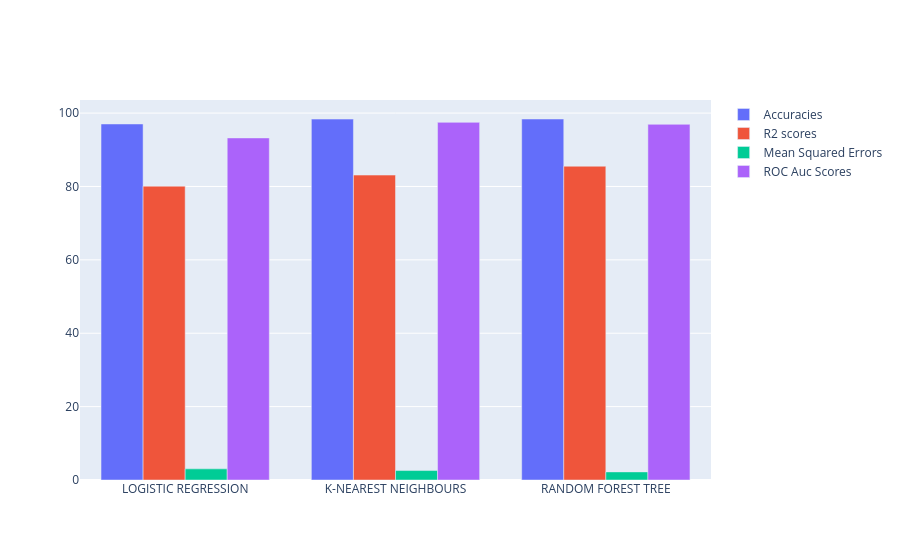

Source (notebook cell):
### Code cell
import plotly.graph_objects as go
Algos=list(roc_auc_scores.keys())

fig = go.Figure(data=[
    go.Bar(name='Accuracies', x=Algos, y=list(accuracies.values())),
    go.Bar(name='R2 scores', x=Algos, y=list(r2_scores.values())),
    go.Bar(name='Mean Squared Errors', x=Algos, y=list(mean_squared_errors.values())),
    go.Bar(name='ROC Auc Scores', x=Algos, y=list(roc_auc_scores.values()))
])
# Change the bar mode
fig.update_layout(barmode='group')
fig.show()

### Figure 1 — Plotly figure (JSON) as saved in the notebook; plotly's stock layout.template omitted (floating-point values rounded to 4 significant figures)
{"data": [{"name": "Accuracies", "type": "bar", "x": ["LOGISTIC REGRESSION", "K-NEAREST NEIGHBOURS", "RANDOM FOREST TREE"], "y": [97.03, 98.37, 98.39]}, {"name": "R2 scores", "type": "bar", "x": ["LOGISTIC REGRESSION", "K-NEAREST NEIGHBOURS", "RANDOM FOREST TREE"], "y": [80.09, 83.1, 85.52]}, {"name": "Mean Squared Errors", "type": "bar", "x": ["LOGISTIC REGRESSION", "K-NEAREST NEIGHBOURS", "RANDOM FOREST TREE"], "y": [3.036, 2.576, 2.208]}, {"name": "ROC Auc Scores", "type": "bar", "x": ["LOGISTIC REGRESSION", "K-NEAREST NEIGHBOURS", "RANDOM FOREST TREE"], "y": [93.23, 97.47, 96.94]}], "layout": {"autosize": true, "barmode": "group", "xaxis": {"autorange": true, "range": [-0.5, 2.5], "type": "category"}, "yaxis": {"autorange": true, "range": [0, 103.6], "type": "linear"}}}
